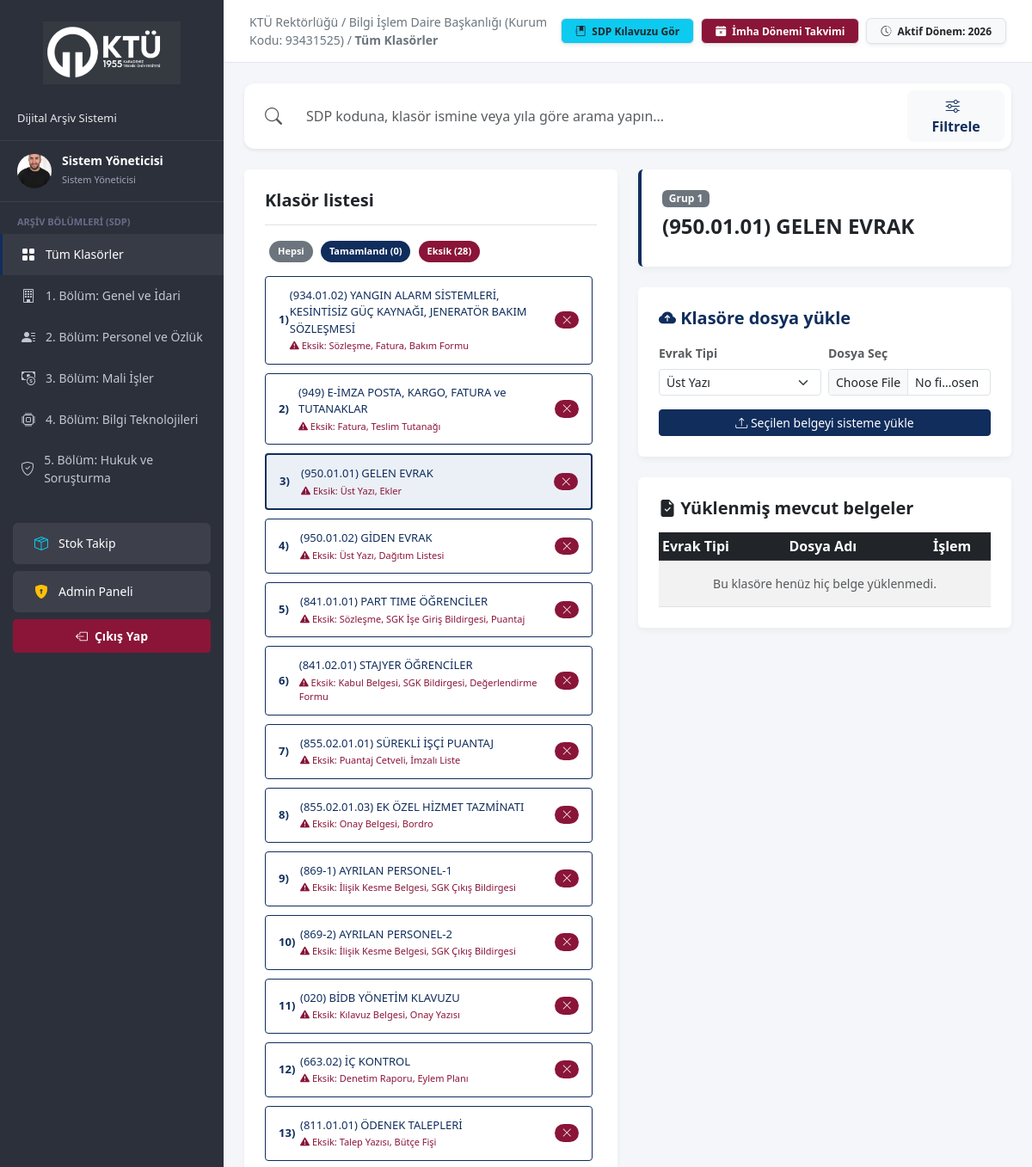
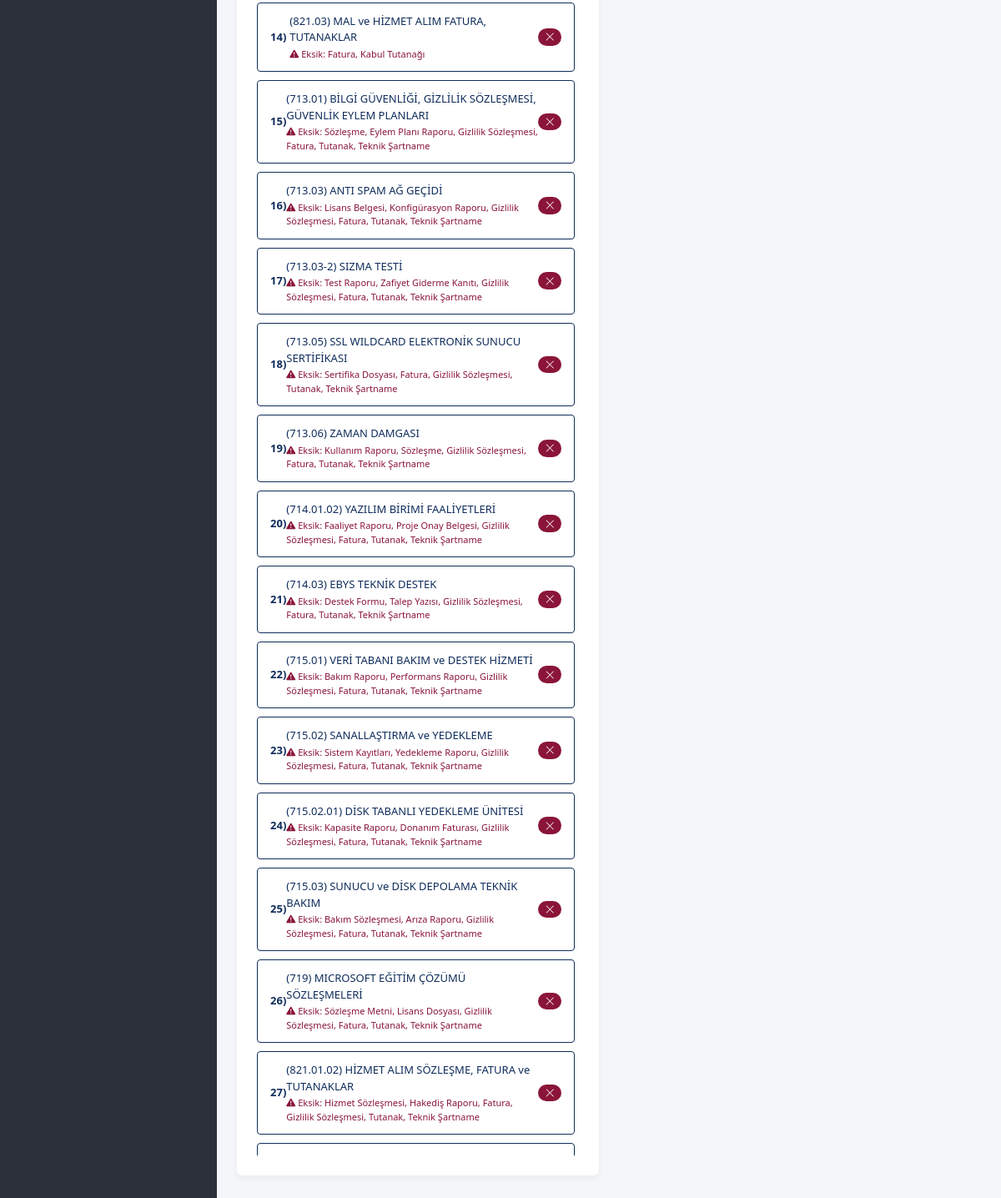
/klasor/950.01.01 (signed in), run on the app's committed database (2 pictures, top to bottom).
### tables this page shows
CREATE TABLE klasorler (
            id TEXT PRIMARY KEY,
            ad TEXT,
            grup TEXT,
            zorunlu_evraklar TEXT,
            bitis_tarihi_var_mi INTEGER DEFAULT 0
        );

### app.py (the view)
@app.route('/klasor/<path:klasor_id>')
@login_required
def klasor_detay(klasor_id):
    klasorler = get_authorized_folders(session['kullanici_id'], session['rol'])
    secili_klasor = None
    for k in klasorler:
        if k['id'] == klasor_id:
            secili_klasor = k
            break
    if not secili_klasor:
        flash("Bu klasöre erişim yetkiniz yok veya klasör bulunamadı.")
        return redirect(url_for('ana_sayfa'))
    conn = get_db_connection()
    yuklenenler_db = conn.execute('SELECT id, evrak_tipi, dosya_adi FROM evraklar WHERE klasor_id = ?', (klasor_id,)).fetchall()
    conn.close()
    yuklenenler = [(row['id'], row['evrak_tipi'], row['dosya_adi']) for row in yuklenenler_db]
    return render_template('index.html', klasorler=klasorler, secili_klasor=secili_klasor, yuklenenler=yuklenenler)

### templates/index.html (shortened to what this page needs)
<!DOCTYPE html>
<html lang="tr">
<head>
    <link href="https://cdn.jsdelivr.net/npm/bootstrap@5.3.0/dist/css/bootstrap.min.css" rel="stylesheet">
    <link rel="stylesheet" href="https://cdn.jsdelivr.net/npm/bootstrap-icons@1.10.5/font/bootstrap-icons.css">
</head>
<body>
    <div class="sidebar">
        <div class="logo-container text-center">
            <img src="{{ url_for('static', filename='ktu_logo_new.png') }}" alt="Kurum Logosu">
        </div>
        <p class="system-title">Dijital Arşiv Sistemi</p>
        <a href="/" class="profile-card text-decoration-none">
            <div class="profile-img" style="overflow: hidden;">
                {% if session.get('rol') == 'admin' %}
                    <img src="{{ url_for('static', filename='profile.jpg') }}" alt="Profil" style="width: 100%; height: 100%; object-fit: cover;">
                {% else %}
                    <i class="bi bi-person-fill"></i>
                {% endif %}
            </div>
            <div class="profile-info text-white">
                <h6 class="m-0" style="font-size: 14px; font-weight: 600;">{{ session.get('ad_soyad', 'Personel') }}</h6>
                <small style="color: #a2a5b9; font-size: 11px;">
                    {% if session.get('rol') == 'admin' %}Sistem Yöneticisi{% else %}Personel{% endif %}
                </small>
            </div>
        </a>
        <p class="nav-heading">Arşiv Bölümleri (SDP)</p>
        <a onclick="filtreleGrup('HEPSİ', this)" class="nav-link active"><i class="bi bi-grid-fill"></i> Tüm Klasörler</a>
        <a onclick="filtreleGrup('1', this)" class="nav-link"><i class="bi bi-building"></i> 1. Bölüm: Genel ve İdari</a>
        <a onclick="filtreleGrup('2', this)" class="nav-link"><i class="bi bi-person-lines-fill"></i> 2. Bölüm: Personel ve Özlük</a>
        <a onclick="filtreleGrup('3', this)" class="nav-link"><i class="bi bi-cash-coin"></i> 3. Bölüm: Mali İşler</a>
        <a onclick="filtreleGrup('4', this)" class="nav-link"><i class="bi bi-cpu"></i> 4. Bölüm: Bilgi Teknolojileri</a>
        <a onclick="filtreleGrup('5', this)" class="nav-link"><i class="bi bi-shield-check"></i> 5. Bölüm: Hukuk ve Soruşturma</a>
        <div style="margin-top: 30px; margin-bottom: 20px; width: 100%; padding: 0 15px;">
            {% if session.get('rol') == 'admin' %}
            <a href="/stok" class="nav-link text-white mb-2" style="background: rgba(255,255,255,0.08); border-radius: 6px;"><i class="bi bi-box-seam text-info"></i> Stok Takip</a>
            <a href="/admin" class="nav-link text-white mb-2" style="background: rgba(255,255,255,0.08); border-radius: 6px;"><i class="bi bi-shield-lock-fill text-warning"></i> Admin Paneli</a>
            {% endif %}
            <a href="/logout" class="btn btn-danger btn-sm w-100 fw-bold d-flex align-items-center justify-content-center py-2"><i class="bi bi-box-arrow-left me-2"></i> Çıkış Yap</a>
        </div>
    </div>
    <div class="main-content">
        <div class="top-navbar">
            <p class="breadcrumb-text">KTÜ Rektörlüğü / Bilgi İşlem Daire Başkanlığı (Kurum Kodu: 93431525) / <strong id="grup-baslik">Tüm Klasörler</strong></p>
            <div class="d-flex gap-2">
                <a href="https://www.devletarsivleri.gov.tr/Sayfalar/Sayfa.aspx?icerik=20&h=EC4EE38996FE1DD2D040D483800B793116ED6F1FD94ED1E517B581F5E16F395B" target="_blank" class="badge bg-info text-dark text-decoration-none border shadow-sm px-3 py-2"><i class="bi bi-journal-bookmark-fill me-1"></i> SDP Kılavuzu Gör</a>
                <a href="#" class="badge bg-danger text-white text-decoration-none border shadow-sm px-3 py-2"><i class="bi bi-calendar-x-fill me-1"></i> İmha Dönemi Takvimi</a>
                <span class="badge bg-light text-dark border shadow-sm px-3 py-2"><i class="bi bi-clock-history me-1"></i> Aktif Dönem: 2026</span>
            </div>
        </div>
        <div class="container-fluid p-4">
            <div class="row mb-4">
                <div class="col-12">
                    <div class="card bg-white border-0 shadow-sm" style="border-radius: 12px;">
                        <div class="card-body p-2 d-flex align-items-center">
                            <i class="bi bi-search text-muted fs-5 px-3"></i>
                            <input type="text" id="arama-kutusu" class="form-control border-0 shadow-none fs-6" style="box-shadow: none;" placeholder="SDP koduna, klasör ismine veya yıla göre arama yapın...">
                            <button class="btn btn-light text-primary border-0 px-4 fw-bold" style="border-radius: 8px;"><i class="bi bi-sliders me-2"></i>Filtrele</button>
                        </div>
                    </div>
                </div>
            </div>
            <div class="row">
                <div class="col-md-6">
                    <div class="card p-4 bg-white mb-4">
                        <div class="d-flex justify-content-between align-items-center border-bottom pb-3 mb-3">
                            <h5 class="m-0 fw-bold text-dark">Klasör listesi</h5>
                        </div>
                        <div class="mb-3">
                            <button onclick="filtreleDurum('HEPSİ')" class="status-filter-btn bg-secondary text-white">Hepsi</button>
                            <button onclick="filtreleDurum('Tamamlandı')" class="status-filter-btn bg-primary text-white">Tamamlandı (<span id="sayac-tamam">0</span>)</button>
                            <button onclick="filtreleDurum('Eksik Evrak')" class="status-filter-btn bg-danger text-white">Eksik (<span id="sayac-eksik">0</span>)</button>
                        </div>
                        <div id="klasor-listesi-container" style="max-height: 65vh; overflow-y: auto; padding-right: 5px;">
                            {% for k in klasorler %}
                                <a href="/klasor/{{ k.id }}" class="folder-row {% if secili_klasor and secili_klasor.id == k.id %}active-folder{% endif %}" data-grup="{{ k.grup }}" data-durum="{{ k.durum }}">
                                    <div class="d-flex align-items-center">
                                        <div class="folder-num">{{ loop.index }})</div>
                                        <div>
                                            <div class="folder-title">({{ k.id }}) {{ k.ad }}</div>
                                            {% if k.durum == 'Eksik Evrak' %}
                                                <div class="folder-subtext text-danger font-weight-bold">
                                                    <i class="bi bi-exclamation-triangle-fill"></i> Eksik: {% for e in k.eksikler %}{{ e }}{% if not loop.last %}, {% endif %}{% endfor %}
                                                </div>
                                            {% endif %}
                                        </div>
                                    </div>
                                    {% if k.durum == 'Tamamlandı' %}
                                        <span class="badge bg-primary rounded-pill"><i class="bi bi-check-lg"></i></span>
                                    {% else %}
                                        <span class="badge bg-danger rounded-pill"><i class="bi bi-x-lg"></i></span>
                                    {% endif %}
                                </a>
                            {% endfor %}
                        </div>
                    </div>
                </div>
                <div class="col-md-6">
                    {% if secili_klasor %}
                        <div class="card p-4 bg-white mb-4 border-start border-primary border-4">
                            <span class="badge bg-secondary mb-2" style="width: fit-content;">Grup {{ secili_klasor.grup }}</span>
                            <h4 class="fw-bold text-dark">({{ secili_klasor.id }}) {{ secili_klasor.ad }}</h4>
                        </div>
                        <div class="card p-4 bg-white mb-4">
                            <h5 class="mb-3 text-primary fw-bold"><i class="bi bi-cloud-arrow-up-fill"></i> Klasöre dosya yükle</h5>
                            <form action="/yukle/{{ secili_klasor.id }}" method="POST" enctype="multipart/form-data">
                                <div class="row g-2">
                                    <div class="col-md-6">
                                        <label class="form-label small text-muted fw-bold">Evrak Tipi</label>
                                        <select name="evrak_tipi" class="form-select form-select-sm" required>
                                            {% for z in secili_klasor.zorunlular %}
                                                <option value="{{ z }}">{{ z }}</option>
                                            {% endfor %}
                                        </select>
                                    </div>
                                    <div class="col-md-6">
                                        <label class="form-label small text-muted fw-bold">Dosya Seç</label>
                                        <input type="file" name="dosya" class="form-control form-control-sm" required>
                                    </div>
                                </div>
                                <button type="submit" class="btn btn-primary btn-sm w-100 mt-3"><i class="bi bi-upload"></i> Seçilen belgeyi sisteme yükle</button>
                            </form>
                        </div>
                        <div class="card p-4 bg-white">
                            <h5 class="mb-3 text-dark fw-bold"><i class="bi bi-file-earmark-check-fill"></i> Yüklenmiş mevcut belgeler</h5>
                            <div class="table-responsive">
                                <table class="table table-sm table-striped align-middle m-0">
                                    <thead class="table-dark">
                                        <tr>
                                            <th>Evrak Tipi</th>
                                            <th>Dosya Adı</th>
                                            <th class="text-center">İşlem</th>
                                        </tr>
                                    </thead>
                                    <tbody>
                                        {% if yuklenenler %}
                                            {% for eid, tip, ad in yuklenenler %}
                                            <tr>
                                                <td><span class="badge bg-primary">{{ tip }}</span></td>
                                                <td class="small text-truncate" style="max-width: 180px;">{{ ad }}</td>
                                                <td class="text-center">
                                                    <a href="/indir/{{ ad }}" target="_blank" class="btn btn-primary btn-sm py-0 px-2 me-1" title="Belgeyi Görüntüle">
                                                        <i class="bi bi-eye"></i>
                                                    </a>
                                                    <a href="/sil/{{ secili_klasor.id }}/{{ eid }}" class="btn btn-danger btn-sm py-0 px-2" onclick="return confirm('Bu belgeyi silmek istediğinize emin misiniz?')" title="Belgeyi Sil">
                                                        <i class="bi bi-trash"></i>
                                                    </a>
                                                </td>
                                            </tr>
                                            {% endfor %}
                                        {% else %}
                                            <tr>
                                                <td colspan="3" class="text-center text-muted py-3 small">Bu klasöre henüz hiç belge yüklenmedi.</td>
                                            </tr>
                                        {% endif %}
                                    </tbody>
                                </table>
                            </div>
                        </div>
                    {% endif %}
                </div>
            </div>
        </div>
    </div>
</body>
</html>

### data on the page
klasorler: id "934.01.02", ad "YANGIN ALARM SİSTEMLERİ, KESİNTİSİZ GÜÇ KAYNAĞI, JENERATÖR BAKIM SÖZLEŞMESİ", eksikler "Sözleşme" "Fatura" "Bakım Formu"
klasorler: id "949", ad "E-İMZA POSTA, KARGO, FATURA ve TUTANAKLAR", eksikler "Fatura" "Teslim Tutanağı"
klasorler: id "950.01.01", ad "GELEN EVRAK", eksikler "Üst Yazı" "Ekler", grup "1"
klasorler: id "950.01.02", ad "GİDEN EVRAK", eksikler "Üst Yazı" "Dağıtım Listesi"
klasorler: id "841.01.01", ad "PART TIME ÖĞRENCİLER", eksikler "Sözleşme" "SGK İşe Giriş Bildirgesi" "Puantaj"
klasorler: id "841.02.01", ad "STAJYER ÖĞRENCİLER", eksikler "Kabul Belgesi" "SGK Bildirgesi" "Değerlendirme Formu"
klasorler: id "855.02.01.01", ad "SÜREKLİ İŞÇİ PUANTAJ", eksikler "Puantaj Cetveli" "İmzalı Liste"
klasorler: id "855.02.01.03", ad "EK ÖZEL HİZMET TAZMİNATI", eksikler "Onay Belgesi" "Bordro"
klasorler: id "869-1", ad "AYRILAN PERSONEL-1", eksikler "İlişik Kesme Belgesi" "SGK Çıkış Bildirgesi"
klasorler: id "869-2", ad "AYRILAN PERSONEL-2", eksikler "İlişik Kesme Belgesi" "SGK Çıkış Bildirgesi"
klasorler: id "020", ad "BİDB YÖNETİM KLAVUZU", eksikler "Kılavuz Belgesi" "Onay Yazısı"
klasorler: id "663.02", ad "İÇ KONTROL", eksikler "Denetim Raporu" "Eylem Planı"
klasorler: id "811.01.01", ad "ÖDENEK TALEPLERİ", eksikler "Talep Yazısı" "Bütçe Fişi"
klasorler: id "821.03", ad "MAL ve HİZMET ALIM FATURA, TUTANAKLAR", eksikler "Fatura" "Kabul Tutanağı"
klasorler: id "713.01", ad "BİLGİ GÜVENLİĞİ, GİZLİLİK SÖZLEŞMESİ, GÜVENLİK EYLEM PLANLARI", eksikler "Sözleşme" "Eylem Planı Raporu" "Gizlilik Sözleşmesi" "Fatura" "Tutanak" "Teknik Şartname"
klasorler: id "713.03", ad "ANTI SPAM AĞ GEÇİDİ", eksikler "Lisans Belgesi" "Konfigürasyon Raporu" "Gizlilik Sözleşmesi" "Fatura" "Tutanak" "Teknik Şartname"
klasorler: id "713.03-2", ad "SIZMA TESTİ", eksikler "Test Raporu" "Zafiyet Giderme Kanıtı" "Gizlilik Sözleşmesi" "Fatura" "Tutanak" "Teknik Şartname"
klasorler: id "713.05", ad "SSL WILDCARD ELEKTRONİK SUNUCU SERTİFİKASI", eksikler "Sertifika Dosyası" "Fatura" "Gizlilik Sözleşmesi" "Tutanak" "Teknik Şartname"
klasorler: id "713.06", ad "ZAMAN DAMGASI", eksikler "Kullanım Raporu" "Sözleşme" "Gizlilik Sözleşmesi" "Fatura" "Tutanak" "Teknik Şartname"
klasorler: id "714.01.02", ad "YAZILIM BİRİMİ FAALİYETLERİ", eksikler "Faaliyet Raporu" "Proje Onay Belgesi" "Gizlilik Sözleşmesi" "Fatura" "Tutanak" "Teknik Şartname"
klasorler: id "714.03", ad "EBYS TEKNİK DESTEK", eksikler "Destek Formu" "Talep Yazısı" "Gizlilik Sözleşmesi" "Fatura" "Tutanak" "Teknik Şartname"
klasorler: id "715.01", ad "VERİ TABANI BAKIM ve DESTEK HİZMETİ", eksikler "Bakım Raporu" "Performans Raporu" "Gizlilik Sözleşmesi" "Fatura" "Tutanak" "Teknik Şartname"
klasorler: id "715.02", ad "SANALLAŞTIRMA ve YEDEKLEME", eksikler "Sistem Kayıtları" "Yedekleme Raporu" "Gizlilik Sözleşmesi" "Fatura" "Tutanak" "Teknik Şartname"
klasorler: id "715.02.01", ad "DİSK TABANLI YEDEKLEME ÜNİTESİ", eksikler "Kapasite Raporu" "Donanım Faturası" "Gizlilik Sözleşmesi" "Fatura" "Tutanak" "Teknik Şartname"
klasorler: id "715.03", ad "SUNUCU ve DİSK DEPOLAMA TEKNİK BAKIM", eksikler "Bakım Sözleşmesi" "Arıza Raporu" "Gizlilik Sözleşmesi" "Fatura" "Tutanak" "Teknik Şartname"
klasorler: id "719", ad "MICROSOFT EĞİTİM ÇÖZÜMÜ SÖZLEŞMELERİ", eksikler "Sözleşme Metni" "Lisans Dosyası" "Gizlilik Sözleşmesi" "Fatura" "Tutanak" "Teknik Şartname"
klasorler: id "821.01.02", ad "HİZMET ALIM SÖZLEŞME, FATURA ve TUTANAKLAR", eksikler "Hizmet Sözleşmesi" "Hakediş Raporu" "Fatura" "Gizlilik Sözleşmesi" "Tutanak" "Teknik Şartname"

### other printed values
{{ session.get('ad_soyad', 'Personel') }} "Sistem Yöneticisi"
form field evrak_tipi "Üst Yazı"
